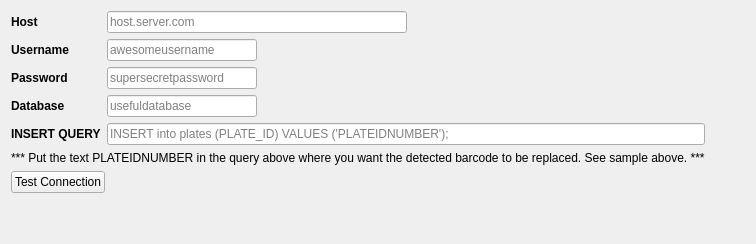
          <widget class="QWidget" name="settings_database_tab">
           <attribute name="title">
            <string>Database</string>
           </attribute>
           <layout class="QGridLayout" name="gridLayout_10">
            <item row="0" column="0">
             <layout class="QHBoxLayout" name="horizontalLayout_25">
              <item>
               <layout class="QVBoxLayout" name="verticalLayout_12">
                <item>
                 <layout class="QFormLayout" name="formLayout_8">
                  <item row="0" column="0">
                   <widget class="QLabel" name="label_7">
                    <property name="font">
                     <font>
                      <weight>75</weight>
                      <bold>true</bold>
                     </font>
                    </property>
                    <property name="text">
                     <string>Host</string>
                    </property>
                   </widget>
                  </item>
                  <item row="0" column="1">
                   <widget class="QLineEdit" name="database_host_line_edit">
                    <property name="maximumSize">
                     <size>
                      <width>300</width>
                      <height>16777215</height>
                     </size>
                    </property>
                    <property name="echoMode">
                     <enum>QLineEdit::Normal</enum>
                    </property>
                    <property name="placeholderText">
                     <string>host.server.com</string>
                    </property>
                    <property name="clearButtonEnabled">
                     <bool>false</bool>
                    </property>
                   </widget>
                  </item>
                  <item row="1" column="0">
                   <widget class="QLabel" name="label_9">
                    <property name="font">
                     <font>
                      <weight>75</weight>
                      <bold>true</bold>
                     </font>
                    </property>
                    <property name="text">
                     <string>Username</string>
                    </property>
                   </widget>
                  </item>
                  <item row="1" column="1">
                   <widget class="QLineEdit" name="database_username_line_edit">
                    <property name="maximumSize">
                     <size>
                      <width>150</width>
                      <height>16777215</height>
                     </size>
                    </property>
                    <property name="text">
                     <string/>
                    </property>
                    <property name="placeholderText">
                     <string>awesomeusername</string>
                    </property>
                    <property name="clearButtonEnabled">
                     <bool>false</bool>
                    </property>
                   </widget>
                  </item>
                  <item row="2" column="0">
                   <widget class="QLabel" name="label_11">
                    <property name="font">
                     <font>
                      <weight>75</weight>
                      <bold>true</bold>
                     </font>
                    </property>
                    <property name="text">
                     <string>Password</string>
                    </property>
                   </widget>
                  </item>
                  <item row="2" column="1">
                   <widget class="QLineEdit" name="database_password_line_edit">
                    <property name="maximumSize">
                     <size>
                      <width>150</width>
                      <height>16777215</height>
                     </size>
                    </property>
                    <property name="text">
                     <string/>
                    </property>
                    <property name="echoMode">
                     <enum>QLineEdit::Normal</enum>
                    </property>
                    <property name="placeholderText">
                     <string>supersecretpassword</string>
                    </property>
                    <property name="clearButtonEnabled">
                     <bool>false</bool>
                    </property>
                   </widget>
                  </item>
                  <item row="3" column="0">
                   <widget class="QLabel" name="label_14">
                    <property name="font">
                     <font>
                      <weight>75</weight>
                      <bold>true</bold>
                     </font>
                    </property>
                    <property name="text">
                     <string>Database</string>
                    </property>
                   </widget>
                  </item>
                  <item row="3" column="1">
                   <widget class="QLineEdit" name="database_database_line_edit">
                    <property name="maximumSize">
                     <size>
                      <width>150</width>
                      <height>16777215</height>
                     </size>
                    </property>
                    <property name="placeholderText">
                     <string>usefuldatabase</string>
                    </property>
                    <property name="clearButtonEnabled">
                     <bool>false</bool>
                    </property>
                   </widget>
                  </item>
                  <item row="4" column="0">
                   <widget class="QLabel" name="label_31">
                    <property name="font">
                     <font>
                      <weight>75</weight>
                      <bold>true</bold>
                     </font>
                    </property>
                    <property name="text">
                     <string>INSERT QUERY</string>
                    </property>
                   </widget>
                  </item>
                  <item row="4" column="1">
                   <widget class="QLineEdit" name="database_insert_query_line_edit">
                    <property name="placeholderText">
                     <string>INSERT into plates (PLATE_ID) VALUES ('PLATEIDNUMBER');</string>
                    </property>
                   </widget>
                  </item>
                 </layout>
                </item>
                <item>
                 <widget class="QLabel" name="label_44">
                  <property name="text">
                   <string>*** Put the text PLATEIDNUMBER in the query above where you want the detected barcode to be replaced. See sample above. ***</string>
                  </property>
                 </widget>
                </item>
                <item>
                 <layout class="QHBoxLayout" name="horizontalLayout_24">
                  <item>
                   <widget class="QPushButton" name="database_test_connection_button">
                    <property name="text">
                     <string>Test Connection</string>
                    </property>
                   </widget>
                  </item>
                  <item>
                   <spacer name="horizontalSpacer_29">
                    <property name="orientation">
                     <enum>Qt::Horizontal</enum>
                    </property>
                    <property name="sizeHint" stdset="0">
                     <size>
                      <width>40</width>
                      <height>20</height>
                     </size>
                    </property>
                   </spacer>
                  </item>
                 </layout>
                </item>
                <item>
                 <spacer name="verticalSpacer_2">
                  <property name="orientation">
                   <enum>Qt::Vertical</enum>
                  </property>
                  <property name="sizeHint" stdset="0">
                   <size>
                    <width>20</width>
                    <height>40</height>
                   </size>
                  </property>
                 </spacer>
                </item>
               </layout>
              </item>
              <item>
               <spacer name="horizontalSpacer_28">
                <property name="orientation">
                 <enum>Qt::Horizontal</enum>
                </property>
                <property name="sizeHint" stdset="0">
                 <size>
                  <width>40</width>
                  <height>20</height>
                 </size>
                </property>
               </spacer>
              </item>
             </layout>
            </item>
           </layout>
          </widget>
